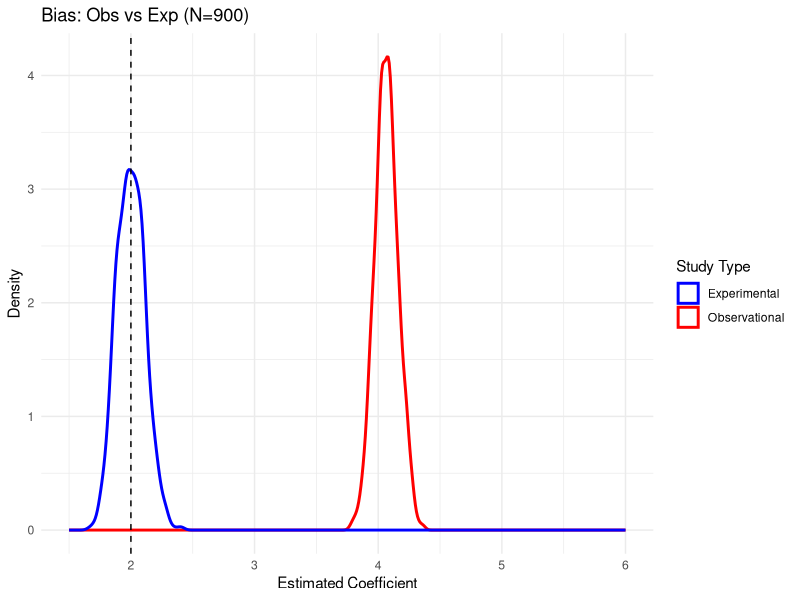
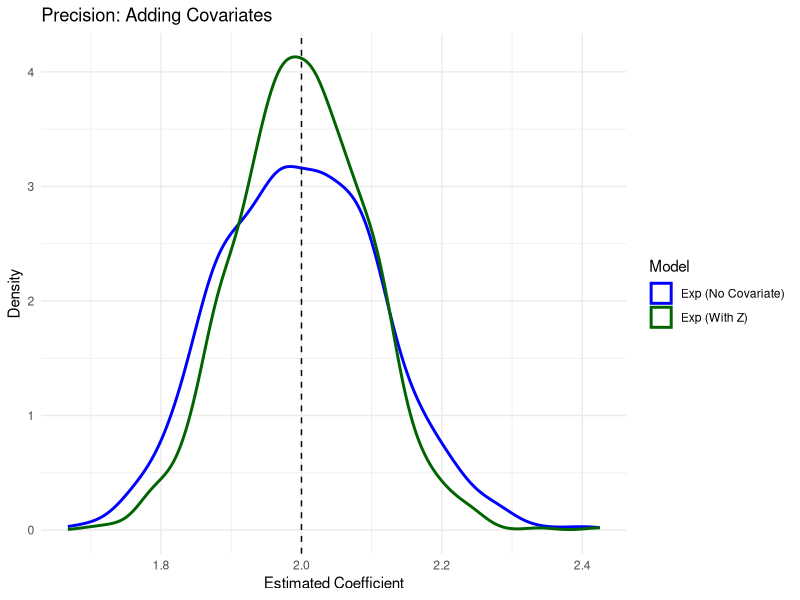
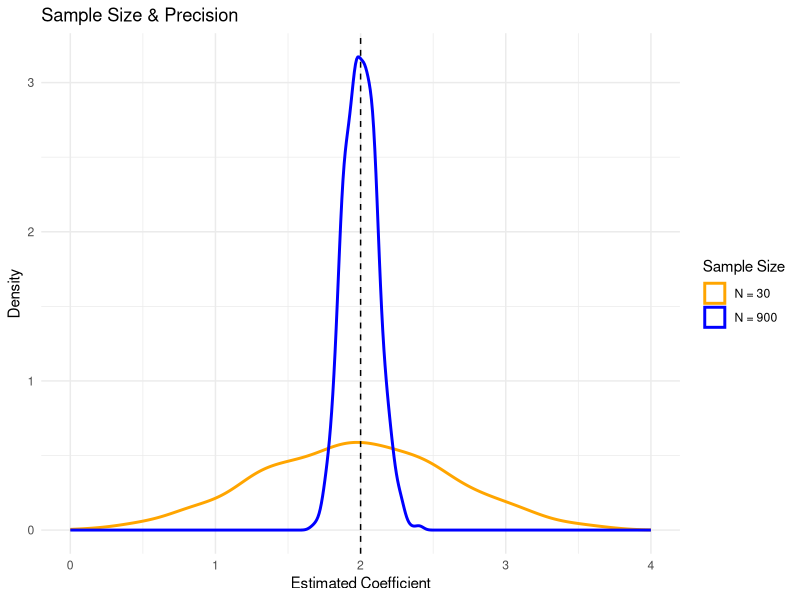

The R script that drew these images, in order:
# ==============================================================================
# Simulation: Randomization, Causality, and Confounding
# Based on Textbook Section 6.2.4 of "Demystifying Causal Inference"
# ==============================================================================

# Load necessary library
if (!require("ggplot2")) install.packages("ggplot2")
library(ggplot2)

# Set seed for reproducibility
set.seed(123)

# Define sample size
ssize <- 900

# ------------------------------------------------------------------------------
# 1. OBSERVATIONAL DATA (Single Run Demonstration)
# ------------------------------------------------------------------------------

# Generate confounding variables
w <- sample(c(0, 1), ssize, replace = TRUE) # Unobserved confounding
z <- rnorm(n = ssize, mean = 5)             # Observed confounding

# Generate Treatment (influenced by w and z)
Tstar <- 3 * w + z + rnorm(n = ssize)
Treat_obs <- ifelse(Tstar > 6.5, 1, 0)

# Generate Outcome (True effect of Treatment = 2)
y_out_obs <- 2 * Treat_obs + 2 * w + z + rnorm(n = ssize)

sim_obs_data <- data.frame(
  y_out = y_out_obs, 
  Treat_obs = Treat_obs, 
  z = z, 
  w = w
)

# Regressions for Observational Data
m1_obs <- lm(y_out ~ Treat_obs, data = sim_obs_data)
m2_obs <- lm(y_out ~ Treat_obs + z, data = sim_obs_data)
# m3_obs <- lm(y_out ~ Treat_obs + z + w, data = sim_obs_data)

summary(m1_obs)
summary(m2_obs)

print("--- Observational Data Results ---")
print(summary(m1_obs)$coefficients[2, ]) 
print(summary(m2_obs)$coefficients[2, ]) 


# ------------------------------------------------------------------------------
# 2. EXPERIMENTAL DATA (Single Run Demonstration)
# ------------------------------------------------------------------------------

# Generate Treatment randomly (ignoring w and z)
Treat_rand <- sample(c(0, 1), ssize, replace = TRUE)

# Generate Outcome (True effect of Treatment = 2)
y_out_exp <- 2 * Treat_rand + 2 * w + z + rnorm(n = ssize)

sim_exp_data <- data.frame(y_out = y_out_exp, Treat_rand = Treat_rand, z = z, w = w)

# Regressions for Experimental Data
m1_exp <- lm(y_out ~ Treat_rand, data = sim_exp_data)
m2_exp <- lm(y_out ~ Treat_rand + z, data = sim_exp_data)

summary(m1_exp)
summary(m2_exp)

print("--- Experimental Data Results ---")
print(summary(m1_exp)$coefficients[2, ]) 
print(summary(m2_exp)$coefficients[2, ]) 


# ------------------------------------------------------------------------------
# 3. SAMPLING DISTRIBUTIONS (For Loop with Data Frames)
# ------------------------------------------------------------------------------

run_sim <- function(n) {
  
  w_sim <- sample(c(0, 1), n, replace = TRUE)
  z_sim <- rnorm(n = n, mean = 5)
  
  # Observational
  Ts <- 3 * w_sim + z_sim + rnorm(n)
  Tr_obs <- ifelse(Ts > 6.5, 1, 0)
  Y_obs <- 2 * Tr_obs + 2 * w_sim + z_sim + rnorm(n)
  
  # Experimental
  Tr_exp <- sample(c(0, 1), n, replace = TRUE)
  Y_exp <- 2 * Tr_exp + 2 * w_sim + z_sim + rnorm(n)
  
  # Use unname() to keep results clean
  return(c(
    obs_no_z   = unname(coef(lm(Y_obs ~ Tr_obs))[2]),
    obs_with_z = unname(coef(lm(Y_obs ~ Tr_obs + z_sim))[2]),
    exp_no_z   = unname(coef(lm(Y_exp ~ Tr_exp))[2]),
    exp_with_z = unname(coef(lm(Y_exp ~ Tr_exp + z_sim))[2])
  ))
  
}

# --- For Loop for N = 900 ---
n_reps <- 1000

# Initialize an empty Data Frame
results_900 <- data.frame(
  obs_no_z   = numeric(n_reps),
  obs_with_z = numeric(n_reps),
  exp_no_z   = numeric(n_reps),
  exp_with_z = numeric(n_reps)
)

for(i in 1:n_reps) {
  results_900[i, ] <- run_sim(900)
}

# --- PLOT: Bias (Fig 6.9) ---
ggplot(results_900) +
  geom_density(aes(x = obs_no_z, color = "Observational"), size = 1) +
  geom_density(aes(x = exp_no_z, color = "Experimental"), size = 1) +
  geom_vline(xintercept = 2, linetype = "dashed") +
  xlim(1.5, 6) +
  labs(title = "Bias: Obs vs Exp (N=900)", 
       x = "Estimated Coefficient", y = "Density", color = "Study Type") +
  theme_minimal() +
  theme(legend.position = "right") +
  scale_color_manual(values = c("Observational" = "red", "Experimental" = "blue"))

# --- PLOT: Precision (Fig 6.10) ---
ggplot(results_900) +
  geom_density(aes(x = exp_no_z, color = "Exp (No Covariate)"), size = 1) +
  geom_density(aes(x = exp_with_z, color = "Exp (With Z)"), size = 1) +
  geom_vline(xintercept = 2, linetype = "dashed") +
  labs(title = "Precision: Adding Covariates", 
       x = "Estimated Coefficient", y = "Density", color = "Model") +
  theme_minimal() +
  theme(legend.position = "right") +
  scale_color_manual(values = c("Exp (No Covariate)" = "blue", "Exp (With Z)" = "darkgreen"))


# ------------------------------------------------------------------------------
# 4. SAMPLE SIZE EFFECTS (Fig 6.11)
# ------------------------------------------------------------------------------

# Initialize empty Data Frame for N = 30
results_30 <- data.frame(
  obs_no_z   = numeric(n_reps),
  obs_with_z = numeric(n_reps),
  exp_no_z   = numeric(n_reps),
  exp_with_z = numeric(n_reps)
)

for(i in 1:n_reps) {
  results_30[i, ] <- run_sim(30)
}

# --- PLOT: Sample Size Comparison ---
ggplot() +
  geom_density(data = results_30, aes(x = exp_no_z, color = "N = 30"), size = 1) +
  geom_density(data = results_900, aes(x = exp_no_z, color = "N = 900"), size = 1) +
  geom_vline(xintercept = 2, linetype = "dashed") +
  xlim(0, 4) +
  labs(title = "Sample Size & Precision", 
       x = "Estimated Coefficient", y = "Density", color = "Sample Size") +
  theme_minimal() +
  theme(legend.position = "right") +
  scale_color_manual(values = c("N = 30" = "orange", "N = 900" = "blue"))
